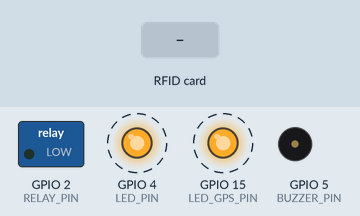
The sketch below on a simulated ESP32. Shown: switched loads named in the sketch (green lamp = pin HIGH), output pins drawn as LEDs (lit = HIGH), buzzer (waves = sounding). Dashed ring = blinking. The test bench sets the inputs (shaded band). What the sketch prints to the serial monitor is not drawn.

Above: at 4.0 s.
4.3 s: RFID card 03 CD 7A 29 held to the reader
At 4.9 s:
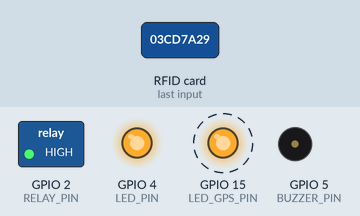
7.3 s: RFID card 93 E7 46 16 held to the reader
At 7.6 s:
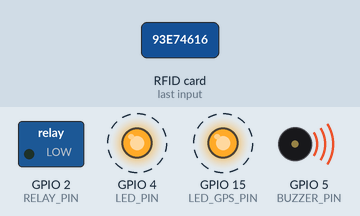
13.3 s: RFID card 03 CD 7A 29 held to the reader
At 14.35 s:
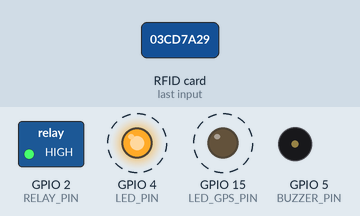
Timing chart, 0 to 17.3 s (numbered marks = the images above; inputs shaded):
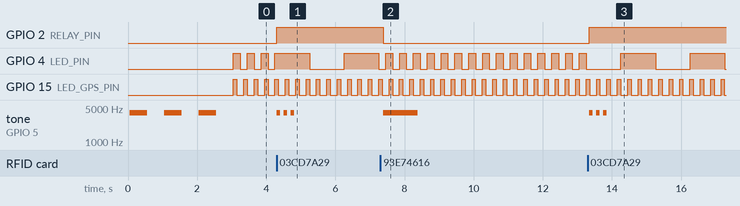

The sketch:

rfid_ioled_buzzer_relay_gps.ino
```cpp
#include <SPI.h>
#include <MFRC522.h>
#include <SoftwareSerial.h>
#include <HardwareSerial.h>
#include <freertos/FreeRTOS.h>
#include <freertos/task.h>

#define SS_PIN 21
#define RST_PIN 22
#define RELAY_PIN 2   // Chân điều khiển relay
#define LED_PIN 4    // Chân điều khiển LED
#define BUZZER_PIN 5   // Chân điều khiển Buzzer
#define BUZZER_FREQ 4000 // Tần số Buzzer (Hz)
#define BEEP_DURATION 100  // Thời gian mỗi tiếng bíp (ms)
#define LONG_BEEP_DURATION 1000 // Thời gian bíp dài (ms)
#define RX_PIN 16         // Chân nhận dữ liệu từ GPS
#define TX_PIN 17         // Chân truyền dữ liệu tới GPS
#define LED_GPS_PIN 15    // Chân LED báo trạng thái GPS

MFRC522 rfid(SS_PIN, RST_PIN);  // Khởi tạo module RFID với chân SS và RST
HardwareSerial gpsSerial(RX_PIN, TX_PIN); // Khởi tạo kết nối GPS qua Serial

// UID của hai thẻ RFID
byte parentUID[] = {0x03, 0xCD, 0x7A, 0x29}; // Thẻ phụ huynh
byte studentUID[] = {0x93, 0xE7, 0x46, 0x16}; // Thẻ học sinh

bool relayState = false;  // Trạng thái hiện tại của relay
bool isLoggedIn = false;  // Trạng thái đăng nhập

void setup() {
  Serial.begin(115200);  // Đặt tốc độ truyền thành 115200
  SPI.begin();
  rfid.PCD_Init();  // Khởi động module RFID
  gpsSerial.begin(9600); // Khởi động kết nối GPS

  pinMode(RELAY_PIN, OUTPUT);  // Đặt relay là ngõ ra
  digitalWrite(RELAY_PIN, LOW);  // Ban đầu relay tắt (mức thấp)

  pinMode(LED_PIN, OUTPUT);  // Đặt LED là ngõ ra
  digitalWrite(LED_PIN, LOW);  // Tắt LED ban đầu

  pinMode(BUZZER_PIN, OUTPUT); // Đặt Buzzer là ngõ ra
  digitalWrite(BUZZER_PIN, LOW); // Tắt Buzzer ban đầu

  pinMode(LED_GPS_PIN, OUTPUT); // Đặt LED GPS là ngõ ra
  digitalWrite(LED_GPS_PIN, LOW); // Tắt LED GPS ban đầu

  // Thiết lập Buzzer
  ledcSetup(0, BUZZER_FREQ, 8);  // Kênh 0, tần số đã định nghĩa, độ phân giải 8 bit
  ledcAttachPin(BUZZER_PIN, 0);  // Gắn chân BUZZER_PIN vào kênh 0

  // Test buzzer
  testBuzzer();

  // Tạo các tác vụ FreeRTOS
  xTaskCreate(TaskRFID, "TaskRFID", 1000, NULL, 1, NULL);
  xTaskCreate(TaskGPS, "TaskGPS", 1000, NULL, 1, NULL);
  xTaskCreate(TaskLED, "TaskLED", 1000, NULL, 1, NULL);
}


void loop() {
  // Không cần code ở đây, để FreeRTOS quản lý
}

// Tác vụ quét thẻ RFID
void TaskRFID(void *pvParameters) {
  while (true) {
    if (!rfid.PICC_IsNewCardPresent() || !rfid.PICC_ReadCardSerial()) {
      vTaskDelay(100 / portTICK_PERIOD_MS); // Nếu không có thẻ, chờ một chút
      continue;
    }

    Serial.println("RFID Tag detected.");

    // In mã UID của thẻ ra Serial Monitor
    Serial.print("UID của thẻ: ");
    for (byte i = 0; i < rfid.uid.size; i++) {
      Serial.print(rfid.uid.uidByte[i] < 0x10 ? " 0" : " ");
      Serial.print(rfid.uid.uidByte[i], HEX);  // In từng byte của UID theo dạng HEX
    }
    Serial.println();

    // Kiểm tra thẻ từ có khớp với parentUID hay studentUID
    if (checkUID(rfid.uid.uidByte, parentUID) || checkUID(rfid.uid.uidByte, studentUID)) {
      toggleLoginState();  // Đổi trạng thái đăng nhập/đăng xuất và relay
    } else {
      Serial.println("Access denied. Unknown card.");
    }

    rfid.PICC_HaltA(); // Ngưng kết nối với thẻ
    vTaskDelay(100 / portTICK_PERIOD_MS); // Đợi một chút trước khi quét thẻ tiếp theo
  }
}

// Tác vụ kiểm tra trạng thái GPS và nháy LED GPS
void TaskGPS(void *pvParameters) {
  while (true) {
    if (gpsSerial.available()) {
      // Nếu có tín hiệu GPS, nháy LED với tần số 0.5 giây
      digitalWrite(LED_GPS_PIN, HIGH);
      vTaskDelay(250 / portTICK_PERIOD_MS); // Nháy LED trong 250ms
      digitalWrite(LED_GPS_PIN, LOW);
      vTaskDelay(250 / portTICK_PERIOD_MS);
    } else {
      // Nếu không có tín hiệu GPS, nháy LED với tần số 0.2 giây
      digitalWrite(LED_GPS_PIN, HIGH);
      vTaskDelay(100 / portTICK_PERIOD_MS); // Nháy LED trong 100ms
      digitalWrite(LED_GPS_PIN, LOW);
      vTaskDelay(100 / portTICK_PERIOD_MS);
    }
    vTaskDelay(100 / portTICK_PERIOD_MS); // Đợi một chút trước khi kiểm tra lại
  }
}

// Tác vụ nháy LED với trạng thái đăng nhập
void TaskLED(void *pvParameters) {
  unsigned long ledInterval = 200; // Thời gian nháy LED nhanh (0.2 giây)
  unsigned long previousMillis = 0; // Biến lưu thời gian để điều khiển LED nháy

  while (true) {
    unsigned long currentMillis = millis();

    // Kiểm tra nếu đã đến thời điểm để nháy LED
    if (currentMillis - previousMillis >= ledInterval) {
      previousMillis = currentMillis;  // Cập nhật thời điểm hiện tại
      digitalWrite(LED_PIN, !digitalRead(LED_PIN));  // Đổi trạng thái LED (ON/OFF)
    }

    // Thay đổi tốc độ nháy LED dựa vào trạng thái đăng nhập
    if (isLoggedIn) {
      ledInterval = 1000; // Nháy LED chậm khi đăng nhập (1 giây)
    } else {
      ledInterval = 200;  // Nháy LED nhanh khi chưa đăng nhập (0.2 giây)
    }

    vTaskDelay(50 / portTICK_PERIOD_MS); // Đợi một chút trước khi kiểm tra lại
  }
}

// Hàm kiểm tra UID có trùng với thẻ hợp lệ không
bool checkUID(byte* scannedUID, byte* validUID) {
  for (byte i = 0; i < 4; i++) {
    if (scannedUID[i] != validUID[i]) {
      return false;
    }
  }
  return true;
}

// Hàm đổi trạng thái relay và đăng nhập/đăng xuất
void toggleLoginState() {
  isLoggedIn = !isLoggedIn;  // Đổi trạng thái đăng nhập/đăng xuất

  if (isLoggedIn) {
    Serial.println("Login successful.");
    digitalWrite(RELAY_PIN, HIGH);  // Bật relay khi đăng nhập
    beep(3, BEEP_DURATION);  // Kêu 3 tiếng bíp khi đăng nhập
  } else {
    Serial.println("Logout successful.");
    digitalWrite(RELAY_PIN, LOW);  // Tắt relay khi đăng xuất
    beep(1, LONG_BEEP_DURATION);  // Kêu 1 tiếng bíp dài khi đăng xuất
  }
}

void beep(int times, int duration) {
  for (int i = 0; i < times; i++) {
    ledcWriteTone(0, BUZZER_FREQ);  // Phát âm thanh bíp
    vTaskDelay(duration / portTICK_PERIOD_MS); // Thời gian bíp
    ledcWriteTone(0, 0);              // Tắt âm thanh
    vTaskDelay(100 / portTICK_PERIOD_MS); // Thời gian nghỉ giữa các tiếng bíp
  }
}

// Hàm kiểm tra buzzer
void testBuzzer() {
  Serial.println("Testing buzzer...");
  for (int i = 0; i < 3; i++) {
    ledcWriteTone(0, BUZZER_FREQ); // Phát âm thanh bíp
    vTaskDelay(500 / portTICK_PERIOD_MS); // Bíp trong 500ms
    ledcWriteTone(0, 0);            // Tắt âm thanh
    vTaskDelay(500 / portTICK_PERIOD_MS); // Đợi 500ms trước bíp tiếp theo
  }
}
```

Measured:
- after the input at 4.3 s, GPIO 2 (RELAY_PIN): LOW → HIGH at once; tone on GPIO 5 (BUZZER_PIN): alternates 4000 Hz for 0.10 s and silent for 0.10 s, 6 changes in all, then stays silent, starting at once
- after the input at 7.3 s, GPIO 2 (RELAY_PIN): HIGH → LOW after 0.09 s; GPIO 4 (LED_PIN): alternates HIGH for 0.20 s and LOW for 0.20 s, starting after 0.15 s; tone on GPIO 5 (BUZZER_PIN): silent → 4000 Hz after 0.09 s, → silent 1.0 s later
- after the input at 13.3 s, GPIO 2 (RELAY_PIN): LOW → HIGH at once; GPIO 4 (LED_PIN): alternates HIGH for 1.0 s and LOW for 1.0 s, starting after 0.96 s; tone on GPIO 5 (BUZZER_PIN): alternates 4000 Hz for 0.10 s and silent for 0.10 s, 6 changes in all, then stays silent, starting at once
- by itself, GPIO 15 (LED_GPS_PIN): alternates HIGH for 0.10 s and LOW for 0.20 s
